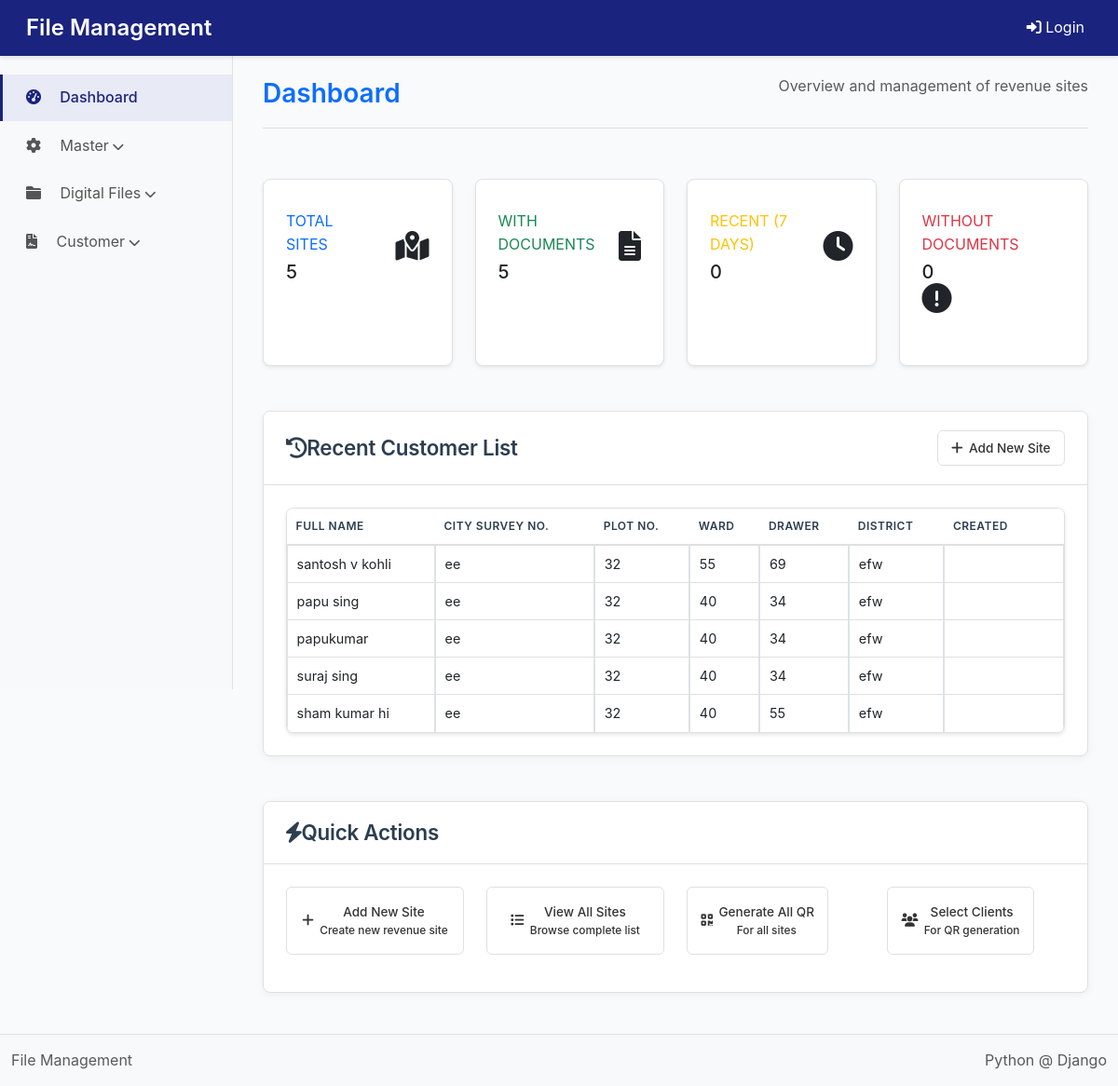
The page /Dashboard on the database its author committed.
### management/models.py (models this page shows, shortened)
class RevenueSite(models.Model):
    nagar_bhumapan_kramank = models.CharField(
        _('नगर भूमापन क्रमांक / City Survey Number'),
        max_length=100
    )
    seat_no = models.CharField(
        _('सीट क्रमांक / Seat Number'),
        max_length=50
    )
    plot_no = models.CharField(
        _('प्लॉट क्रमांक / Plot Number'),
        max_length=50
    )
    square_feet = models.DecimalField(
        _('चौरस फुट / Square Feet'),
        max_digits=10,
        decimal_places=2
    )
    dharna_dhikhar = models.CharField(
        _('धरणा धिकार / Ownership Type'),
        max_length=100
    )
    file_no = models.CharField(
        _('फाईल क्रमांक / File Number'),
        max_length=50,
        unique=True,
        blank=True,  # Allow blank as we'll generate it automatically
        null=True
    )
    registration_date = models.DateField(
        _('नोंदणी तारीख / Registration Date'),
        auto_now_add=True
    )
    remarks = models.TextField(
        _('टिप्पण्या / Remarks'),
        blank=True,
        null=True
    )
    division = models.CharField(
        _('विभाग / Division'),
        max_length=50, null=True, blank=True,
        choices=CustomUser.DIVISION_CHOICES
    )
    district = models.CharField(
        _('जिल्हा / District'),
        max_length=100
    )
    taluka = models.CharField(
        _('तालुका / Taluka'),
        max_length=100
    )
    village = models.CharField(
        _('गाव / Village'),
        max_length=100
    )
    full_name = models.CharField(
        _('पूर्ण नाव / Full Name'),
        max_length=150
    )
    email = models.EmailField(
        _('ईमेल / Email')
    )
    mobile_number = models.CharField(
        _('मोबाइल नंबर / Mobile Number'),
        max_length=15
    )
    created_by = models.ForeignKey(
        CustomUser,
        on_delete=models.SET_NULL,
        null=True,
        related_name='created_sites'
    )
    last_updated = models.DateTimeField(
        _('अंतिम अद्यतन / Last Updated'),
        auto_now=True
    )
    document_title = models.CharField(
        _('दस्तऐवजाचे शीर्षक / Document Title'),
        max_length=200,
        blank=True,
        null=True
    )
    document_file = models.FileField(
        _('फाइल / File'),
        upload_to='documents/revenue_sites/',
        blank=True,
        null=True
    )
    document_uploaded_at = models.DateTimeField(
        _('अपलोड तारीख / Upload Date'),
        auto_now_add=True,
        blank=True,
        null=True
    )
    ward = models.ForeignKey(
        'MasterWard',
        on_delete=models.SET_NULL,
        null=True,
        blank=True,
        verbose_name=_('वार्ड / Ward')
    )
    drawer = models.ForeignKey(
        'MasterDrawer',
        on_delete=models.SET_NULL,
        null=True,
        blank=True,
        verbose_name=_('ड्रॉवर / Drawer')
    )
    compartment = models.ForeignKey(
        'Compartment',
        on_delete=models.SET_NULL,
        null=True,
        blank=True,
        verbose_name=_('कंपार्टमेंट / Compartment')
    )
    pdf_password = models.CharField(_('PDF Password'),max_length=8,blank=True,null=True,)
    class Meta:
        verbose_name = _('रेव्हेन्यू साइट / Revenue Site')
        verbose_name_plural = _('रेव्हेन्यू साइट्स / Revenue Sites')

class MasterWard(models.Model):
    ward_name = models.CharField(max_length=50)
    ward_number = models.CharField(max_length=50)
    description = models.TextField(max_length=200)

class MasterDrawer(models.Model):
    drawer_number = models.CharField(max_length=50, unique=True, verbose_name="Drawer Number")
    description = models.TextField(blank=True, null=True, verbose_name="Description")
    created_at = models.DateTimeField(auto_now_add=True)
    updated_at = models.DateTimeField(auto_now=True)
    class Meta:
        verbose_name = "Master Drawer"
        verbose_name_plural = "Master Drawers"
        ordering = ['drawer_number']

### management/views.py (the view, shortened to what this page needs)
# urls.py: path('Dashboard', views.dashboard, name='dashboard'),
def dashboard(request):
    sites = RevenueSite.objects.all()
    query = request.GET.get('q')
    division = request.GET.get('division')
    if division:
        sites = sites.filter(division=division)
    district = request.GET.get('district')
    if district:
        sites = sites.filter(district__icontains=district)
    taluka = request.GET.get('taluka')
    if taluka:
        sites = sites.filter(taluka__icontains=taluka)
    village = request.GET.get('village')
    if village:
        sites = sites.filter(village__icontains=village)
    date_from = request.GET.get('date_from')
    date_to = request.GET.get('date_to')
    total_sites = RevenueSite.objects.count()
    sites_with_documents = RevenueSite.objects.exclude(document_file='').count()
    sites_without_documents = total_sites - sites_with_documents
    recent_sites = RevenueSite.objects.filter(
        registration_date__gte=datetime.now() - timedelta(days=7)
    ).count()
    recent_sites_list = RevenueSite.objects.order_by('-registration_date')[:10]
    division_data = RevenueSite.objects.values('division').annotate(
        count=Count('id')
    ).order_by('division')
    division_labels = []
    division_counts = []
    for choice in CustomUser.DIVISION_CHOICES:
        count = next((item['count'] for item in division_data if item['division'] == choice[0]), 0)
        division_labels.append(choice[1])
        division_counts.append(count)
    context = {
        'total_sites': total_sites,
        'sites_with_documents': sites_with_documents,
        'sites_without_documents': sites_without_documents,
        'recent_sites': recent_sites,
        'recent_sites_list': recent_sites_list,
        'division_choices': CustomUser.DIVISION_CHOICES,
        'division_labels': json.dumps(division_labels),
        'division_data': json.dumps(division_counts),
    }
    return render(request, 'dashboard.html', context)

### templates/dashboard.html (shortened to what this page needs)
{% extends 'bases.html' %}
{% load i18n %}
{% block content %}
{% load static %}
<link rel="stylesheet" href="{% static 'appcss/list.css' %}">
<div class="container-fluid">
    <div class="row mb-4">
        <div class="col-12">
            <div class="page-header">
                <h1 class="h3 font-weight-bold text-primary">{% trans 'Dashboard' %}</h1>
                <p class="text-muted">{% trans 'Overview and management of revenue sites' %}</p>
            </div>
        </div>
    </div>
    <div class="row mb-4">
        <div class="col-xl-3 col-md-6 mb-4">
            <div class="card border-left-primary shadow-sm h-100 py-2">
                <div class="card-body">
                    <div class="row no-gutters align-items-center">
                        <div class="col mr-2">
                            <div class="text-xs font-weight-bold text-primary text-uppercase mb-1">
                                {% trans 'Total Sites' %}
                            </div>
                            <div class="h5 mb-0 font-weight-bold text-gray-800">{{ total_sites }}</div>
                        </div>
                        <div class="col-auto">
                            <i class="fas fa-map-marked-alt fa-2x text-gray-300"></i>
                        </div>
                    </div>
                </div>
            </div>
        </div>
        <div class="col-xl-3 col-md-6 mb-4">
            <div class="card border-left-success shadow-sm h-100 py-2">
                <div class="card-body">
                    <div class="row no-gutters align-items-center">
                        <div class="col mr-2">
                            <div class="text-xs font-weight-bold text-success text-uppercase mb-1">
                                {% trans 'With Documents' %}
                            </div>
                            <div class="h5 mb-0 font-weight-bold text-gray-800">{{ sites_with_documents }}</div>
                        </div>
                        <div class="col-auto">
                            <i class="fas fa-file-alt fa-2x text-gray-300"></i>
                        </div>
                    </div>
                </div>
            </div>
        </div>
        <div class="col-xl-3 col-md-6 mb-4">
            <div class="card border-left-warning shadow-sm h-100 py-2">
                <div class="card-body">
                    <div class="row no-gutters align-items-center">
                        <div class="col mr-2">
                            <div class="text-xs font-weight-bold text-warning text-uppercase mb-1">
                                {% trans 'Recent (7 days)' %}
                            </div>
                            <div class="h5 mb-0 font-weight-bold text-gray-800">{{ recent_sites }}</div>
                        </div>
                        <div class="col-auto">
                            <i class="fas fa-clock fa-2x text-gray-300"></i>
                        </div>
                    </div>
                </div>
            </div>
        </div>
        <div class="col-xl-3 col-md-6 mb-4">
            <div class="card border-left-danger shadow-sm h-100 py-2">
                <div class="card-body">
                    <div class="row no-gutters align-items-center">
                        <div class="col mr-2">
                            <div class="text-xs font-weight-bold text-danger text-uppercase mb-1">
                                {% trans 'Without Documents' %}
                            </div>
                            <div class="h5 mb-0 font-weight-bold text-gray-800">{{ sites_without_documents }}</div>
                        </div>
                        <div class="col-auto">
                            <i class="fas fa-exclamation-circle fa-2x text-gray-300"></i>
                        </div>
                    </div>
                </div>
            </div>
        </div>
    </div>
    <div class="row mb-4">
        <div class="col-12">
            <div class="card">
                <div class="card-header">
                    <div class="d-flex justify-content-between align-items-center">
                        <h3 class="card-title">
                            <i class="fas fa-history mr-2"></i>{% trans 'Recent Customer List' %}
                        </h3>
                        <div>
                            <a href="{% url 'create' %}" class="btn btn-primary ml-2">
                                <i class="fas fa-plus"></i> {% trans 'Add New Site' %}
                            </a>
                        </div>
                    </div>
                </div>
                <div class="card-body">
                    <div class="table-container">
                        <table class="table table-bordered table-hover">
                            <thead>
                                <tr>
                                    <th>{% trans 'Full Name' %}</th>
                                    <th>{% trans 'City Survey No.' %}</th>
                                    <th>{% trans 'Plot No.' %}</th>
                                    <th>{% trans 'Ward' %}</th>
                                    <th>{% trans 'Drawer' %}</th>
                                    <th>{% trans 'District' %}</th>
                                    <th>{% trans 'Created' %}</th>
                                </tr>
                            </thead>
                            <tbody>
                                {% for site in recent_sites_list %}
                                <tr>
                                    <td>{{ site.full_name }}</td>
                                    <td>{{ site.nagar_bhumapan_kramank }}</td>
                                    <td>{{ site.plot_no }}</td>
                                    <td>{{ site.ward.ward_number|default:"N/A" }}</td>
                                    <td>{{ site.drawer.drawer_number|default:"N/A" }}</td>
                                    <td>{{ site.district }}</td>
                                    <td>
                                        <span class="badge badge-light">{{ site.registration_date|date:"d/m/Y" }}</span>
                                    </td>
                                </tr>
                                {% endfor %}
                            </tbody>
                        </table>
                    </div>
                </div>
            </div>
        </div>
    </div>
    <div class="row mt-4">
        <div class="col-12">
            <div class="card">
                <div class="card-header">
                    <h3 class="card-title">
                        <i class="fas fa-bolt mr-2"></i>{% trans 'Quick Actions' %}
                    </h3>
                </div>
                <div class="card-body">
                    <div class="row">
                        <div class="col-md-3 col-sm-6 mb-3">
                            <a href="{% url 'create' %}" class="btn btn-primary btn-block d-flex align-items-center justify-content-center py-3">
                                <i class="fas fa-plus fa-2x mr-2"></i>
                                <div class="text-left">
                                    <div class="font-weight-bold">{% trans 'Add New Site' %}</div>
                                    <small class="d-block">{% trans 'Create new revenue site' %}</small>
                                </div>
                            </a>
                        </div>
                        <div class="col-md-3 col-sm-6 mb-3">
                            <a href="{% url 'list' %}" class="btn btn-info btn-block d-flex align-items-center justify-content-center py-3">
                                <i class="fas fa-list fa-2x mr-2"></i>
                                <div class="text-left">
                                    <div class="font-weight-bold">{% trans 'View All Sites' %}</div>
                                    <small class="d-block">{% trans 'Browse complete list' %}</small>
                                </div>
                            </a>
                        </div>
                        <div class="col-md-3 col-sm-6 mb-3">
                            <button class="btn btn-warning btn-block d-flex align-items-center justify-content-center py-3" onclick="showPreview('all')">
                                <i class="fas fa-qrcode fa-2x mr-2"></i>
                                <div class="text-left">
                                    <div class="font-weight-bold">{% trans 'Generate All QR' %}</div>
                                    <small class="d-block">{% trans 'For all sites' %}</small>
                                </div>
                            </button>
                        </div>
                        <div class="col-md-3 col-sm-6 mb-3">
                            <button class="btn btn-success btn-block d-flex align-items-center justify-content-center py-3" onclick="showClientSelection()">
                                <i class="fas fa-users fa-2x mr-2"></i>
                                <div class="text-left">
                                    <div class="font-weight-bold">{% trans 'Select Clients' %}</div>
                                    <small class="d-block">{% trans 'For QR generation' %}</small>
                                </div>
                            </button>
                        </div>
                    </div>
                </div>
            </div>
        </div>
    </div>
</div>
{% endblock %}

### rows shown on the page
RevenueSite: full_name "santosh v kohli", nagar_bhumapan_kramank "ee", plot_no "32", ward.ward_number "55", drawer.drawer_number "69", district "efw"
RevenueSite: full_name "papu sing", nagar_bhumapan_kramank "ee", plot_no "32", ward.ward_number "40", drawer.drawer_number "34", district "efw"
RevenueSite: full_name "papukumar", nagar_bhumapan_kramank "ee", plot_no "32", ward.ward_number "40", drawer.drawer_number "34", district "efw"
RevenueSite: full_name "suraj sing", nagar_bhumapan_kramank "ee", plot_no "32", ward.ward_number "40", drawer.drawer_number "34", district "efw"
RevenueSite: full_name "sham kumar hi", nagar_bhumapan_kramank "ee", plot_no "32", ward.ward_number "40", drawer.drawer_number "55", district "efw"

### other values the page prints
{{ total_sites }} "5"
{{ sites_with_documents }} "5"
{{ recent_sites }} "0"
{{ sites_without_documents }} "0"
